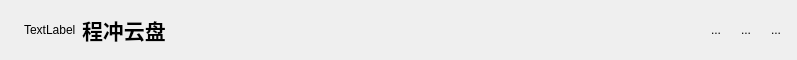
<?xml version="1.0" encoding="UTF-8"?>
<ui version="4.0">
 <class>TitleWidget</class>
 <widget class="QWidget" name="TitleWidget">
  <property name="geometry">
   <rect>
    <x>0</x>
    <y>0</y>
    <width>797</width>
    <height>60</height>
   </rect>
  </property>
  <property name="windowTitle">
   <string>Form</string>
  </property>
  <layout class="QHBoxLayout" name="horizontalLayout_2">
   <property name="spacing">
    <number>0</number>
   </property>
   <property name="leftMargin">
    <number>0</number>
   </property>
   <property name="topMargin">
    <number>0</number>
   </property>
   <property name="rightMargin">
    <number>0</number>
   </property>
   <property name="bottomMargin">
    <number>0</number>
   </property>
   <item>
    <widget class="QWidget" name="xxxxxxxx" native="true">
     <layout class="QHBoxLayout" name="horizontalLayout">
      <item>
       <spacer name="horizontalSpacer_2">
        <property name="orientation">
         <enum>Qt::Horizontal</enum>
        </property>
        <property name="sizeType">
         <enum>QSizePolicy::Fixed</enum>
        </property>
        <property name="sizeHint" stdset="0">
         <size>
          <width>15</width>
          <height>20</height>
         </size>
        </property>
       </spacer>
      </item>
      <item>
       <widget class="QLabel" name="logo">
        <property name="text">
         <string>TextLabel</string>
        </property>
       </widget>
      </item>
      <item>
       <widget class="QLabel" name="label">
        <property name="font">
         <font>
          <family>新宋体</family>
          <pointsize>16</pointsize>
          <bold>true</bold>
         </font>
        </property>
        <property name="styleSheet">
         <string notr="true">color:rgba(0, 0, 0);</string>
        </property>
        <property name="text">
         <string>程冲云盘</string>
        </property>
        <property name="textFormat">
         <enum>Qt::RichText</enum>
        </property>
       </widget>
      </item>
      <item>
       <spacer name="horizontalSpacer">
        <property name="orientation">
         <enum>Qt::Horizontal</enum>
        </property>
        <property name="sizeHint" stdset="0">
         <size>
          <width>40</width>
          <height>20</height>
         </size>
        </property>
       </spacer>
      </item>
      <item>
       <widget class="QToolButton" name="set_btn">
        <property name="text">
         <string>...</string>
        </property>
        <property name="icon">
         <iconset resource="../res.qrc">
          <normaloff>:/images/login_setting.png</normaloff>:/images/login_setting.png</iconset>
        </property>
        <property name="iconSize">
         <size>
          <width>32</width>
          <height>32</height>
         </size>
        </property>
        <property name="autoRaise">
         <bool>true</bool>
        </property>
       </widget>
      </item>
      <item>
       <widget class="QToolButton" name="min_btn">
        <property name="text">
         <string>...</string>
        </property>
        <property name="icon">
         <iconset resource="../res.qrc">
          <normaloff>:/images/login_min.png</normaloff>:/images/login_min.png</iconset>
        </property>
        <property name="iconSize">
         <size>
          <width>32</width>
          <height>32</height>
         </size>
        </property>
        <property name="autoRaise">
         <bool>true</bool>
        </property>
       </widget>
      </item>
      <item>
       <widget class="QToolButton" name="close_btn">
        <property name="text">
         <string>...</string>
        </property>
        <property name="icon">
         <iconset resource="../res.qrc">
          <normaloff>:/images/login_close.png</normaloff>:/images/login_close.png</iconset>
        </property>
        <property name="iconSize">
         <size>
          <width>32</width>
          <height>32</height>
         </size>
        </property>
        <property name="autoRaise">
         <bool>true</bool>
        </property>
       </widget>
      </item>
     </layout>
    </widget>
   </item>
  </layout>
 </widget>
 <resources>
  <include location="../res.qrc"/>
 </resources>
 <connections/>
</ui>
